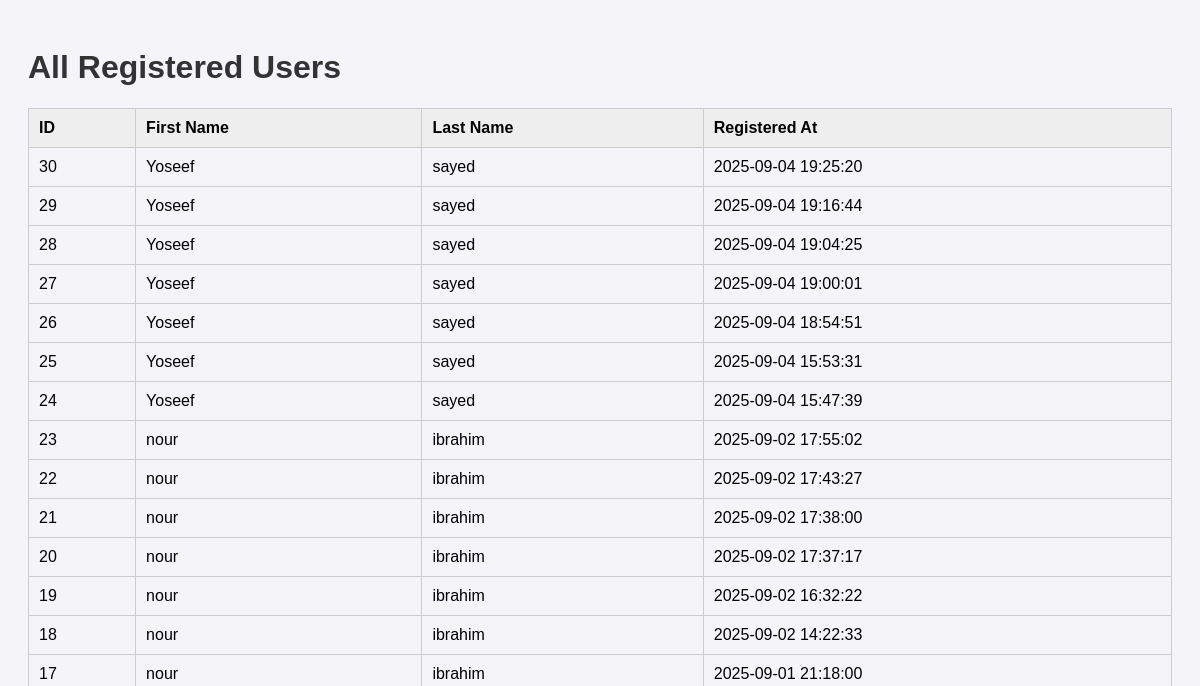
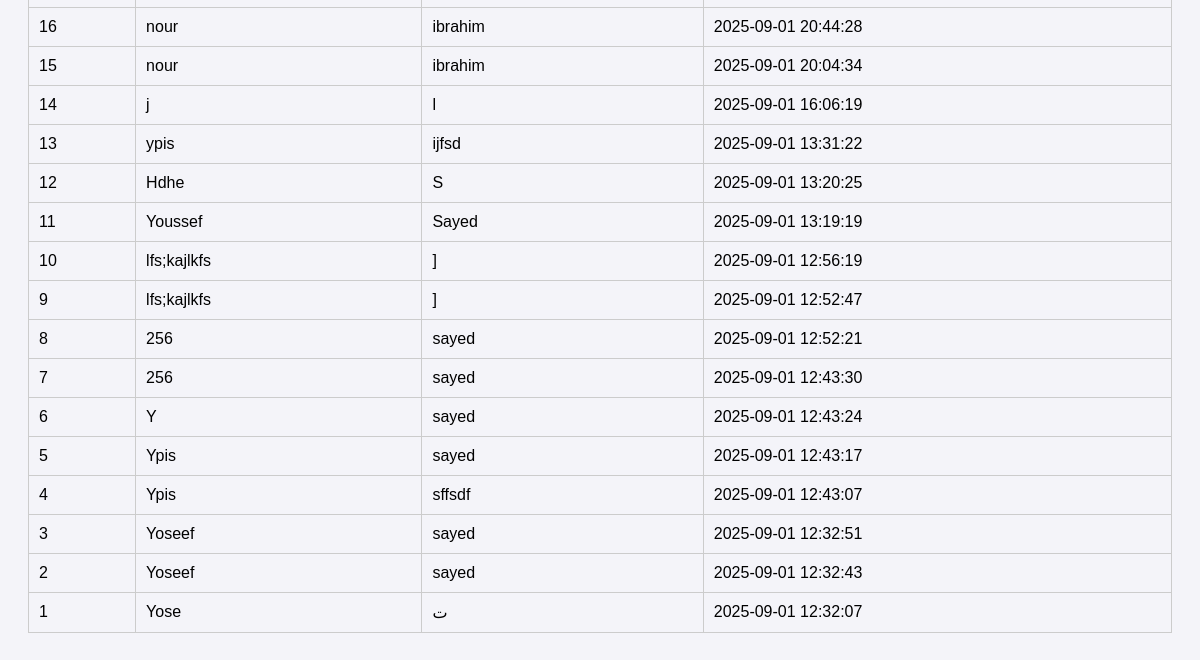
Page /all_users on the earlier database version (2 pictures, top to bottom).
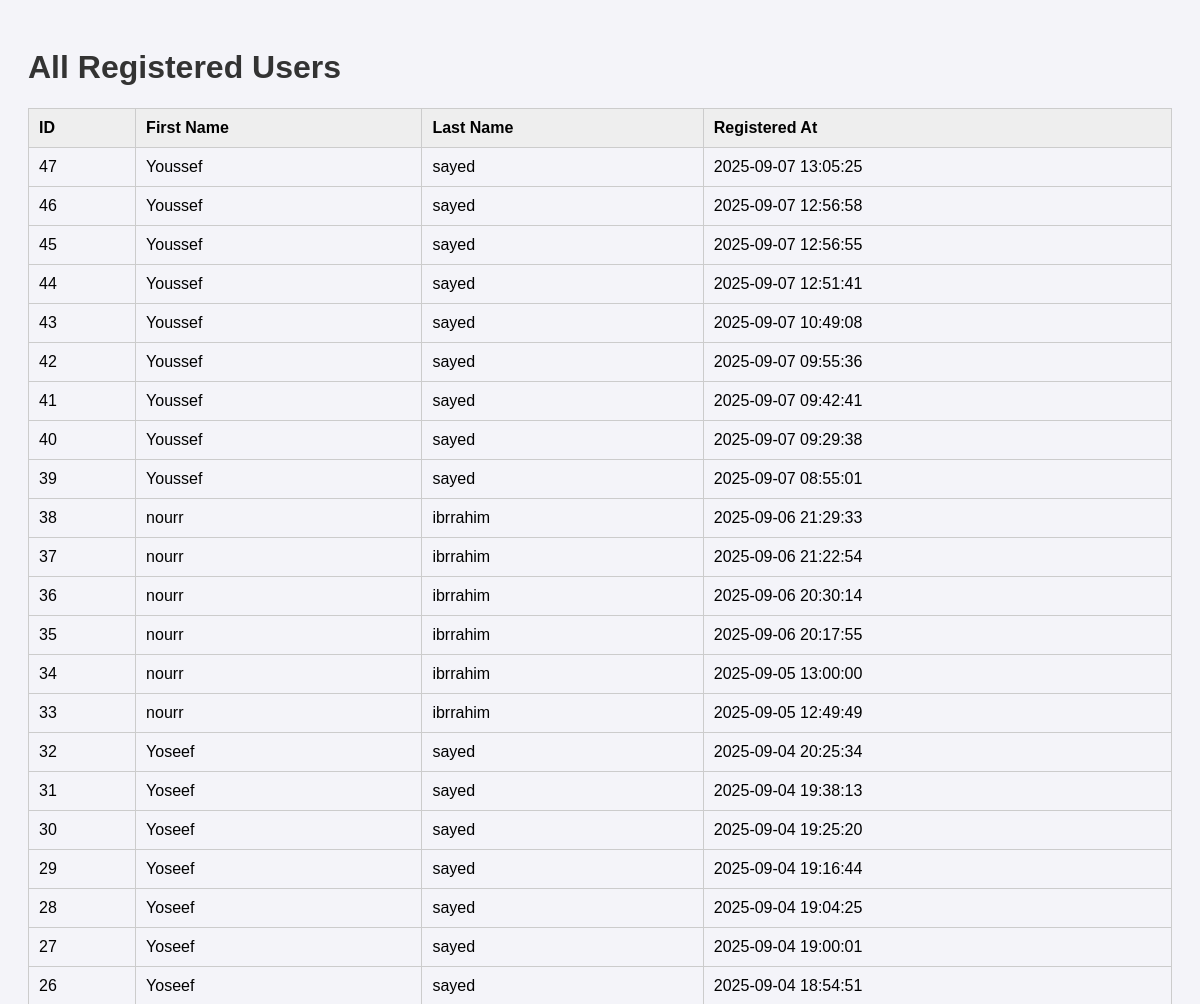
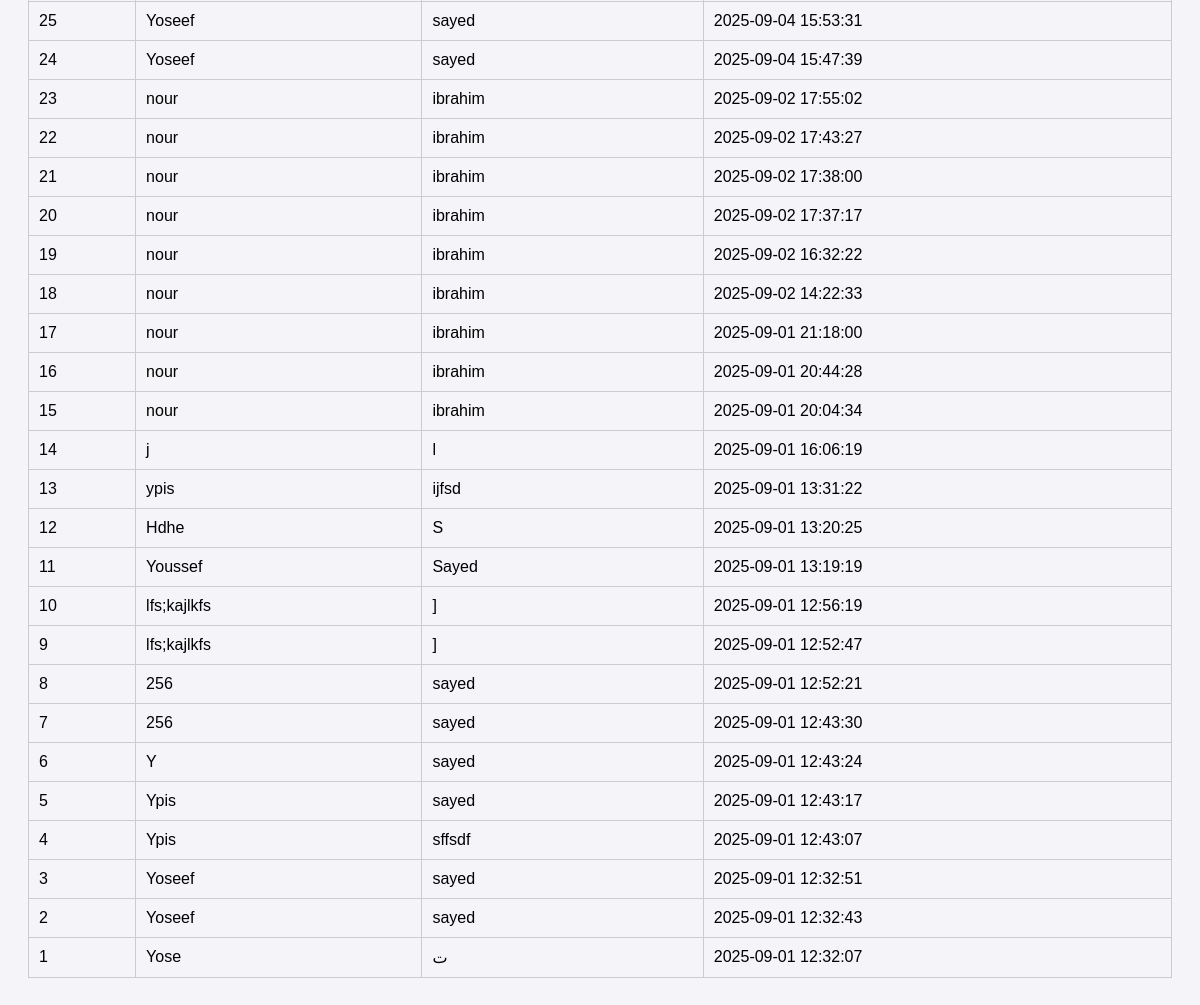
Same page on the later database version (2 pictures, top to bottom).
### tables this page shows
CREATE TABLE users (
        id INTEGER PRIMARY KEY AUTOINCREMENT,
        first_name TEXT NOT NULL,
        last_name TEXT NOT NULL,
        created_at TIMESTAMP DEFAULT CURRENT_TIMESTAMP
    );

### app.py (the view)
@app.route("/all_users")
def all_users():
    users = db.execute("SELECT * FROM users ORDER BY created_at DESC")
    return render_template("all_users.html", users=users)

### templates/all_users.html (shortened to what this page needs)
<!doctype html>
<html lang="en">
<head>
</head>
<body>
  <h1>All Registered Users</h1>
  <table>
    <tr>
      <th>ID</th>
      <th>First Name</th>
      <th>Last Name</th>
      <th>Registered At</th>
    </tr>
    {% for user in users %}
    <tr>
      <td>{{ user.id }}</td>
      <td>{{ user.first_name }}</td>
      <td>{{ user.last_name }}</td>
      <td>{{ user.created_at }}</td>
    </tr>
    {% endfor %}
  </table>
</body>
</html>

### templates/all_users.html (style rules this page uses)
body { font-family: Arial, sans-serif; padding: 20px; background: #f4f4f9; }
h1 { color: #333; }
table { width: 100%; border-collapse: collapse; margin-top: 20px; }
th, td { padding: 10px; border: 1px solid #ccc; text-align: left; }
th { background: #eee; }

Differences in the rows shown:
added users: id "47", first_name "Youssef", last_name "sayed", created_at "2025-09-07 13:05:25"
added users: id "46", first_name "Youssef", last_name "sayed", created_at "2025-09-07 12:56:58"
added users: id "45", first_name "Youssef", last_name "sayed", created_at "2025-09-07 12:56:55"
added users: id "44", first_name "Youssef", last_name "sayed", created_at "2025-09-07 12:51:41"
added users: id "43", first_name "Youssef", last_name "sayed", created_at "2025-09-07 10:49:08"
added users: id "42", first_name "Youssef", last_name "sayed", created_at "2025-09-07 09:55:36"
added users: id "41", first_name "Youssef", last_name "sayed", created_at "2025-09-07 09:42:41"
added users: id "40", first_name "Youssef", last_name "sayed", created_at "2025-09-07 09:29:38"
added users: id "39", first_name "Youssef", last_name "sayed", created_at "2025-09-07 08:55:01"
added users: id "38", first_name "nourr", last_name "ibrrahim", created_at "2025-09-06 21:29:33"
added users: id "37", first_name "nourr", last_name "ibrrahim", created_at "2025-09-06 21:22:54"
added users: id "36", first_name "nourr", last_name "ibrrahim", created_at "2025-09-06 20:30:14"
added users: id "35", first_name "nourr", last_name "ibrrahim", created_at "2025-09-06 20:17:55"
added users: id "34", first_name "nourr", last_name "ibrrahim", created_at "2025-09-05 13:00:00"
added users: id "33", first_name "nourr", last_name "ibrrahim", created_at "2025-09-05 12:49:49"
added users: id "32", first_name "Yoseef", last_name "sayed", created_at "2025-09-04 20:25:34"
added users: id "31", first_name "Yoseef", last_name "sayed", created_at "2025-09-04 19:38:13"
